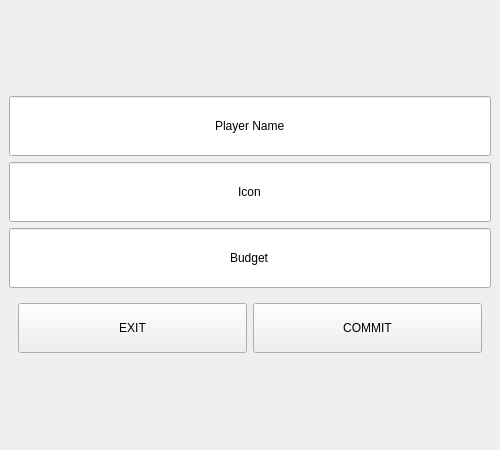
<?xml version="1.0" encoding="UTF-8"?>
<ui version="4.0">
 <class>Form</class>
 <widget class="QMainWindow" name="Form">
  <property name="geometry">
   <rect>
    <x>0</x>
    <y>0</y>
    <width>500</width>
    <height>450</height>
   </rect>
  </property>
  <property name="windowTitle">
   <string>MainWindow</string>
  </property>
  <property name="styleSheet">
   <string notr="true"/>
  </property>
  <widget class="QWidget" name="centralwidget">
   <property name="sizePolicy">
    <sizepolicy hsizetype="MinimumExpanding" vsizetype="MinimumExpanding">
     <horstretch>0</horstretch>
     <verstretch>0</verstretch>
    </sizepolicy>
   </property>
   <property name="font">
    <font/>
   </property>
   <layout class="QGridLayout" name="gridLayout">
    <item row="0" column="0">
     <layout class="QVBoxLayout" name="verticalLayout">
      <item>
       <widget class="QLineEdit" name="Player_Name_Edit">
        <property name="sizePolicy">
         <sizepolicy hsizetype="MinimumExpanding" vsizetype="MinimumExpanding">
          <horstretch>0</horstretch>
          <verstretch>0</verstretch>
         </sizepolicy>
        </property>
        <property name="minimumSize">
         <size>
          <width>0</width>
          <height>50</height>
         </size>
        </property>
        <property name="maximumSize">
         <size>
          <width>16777215</width>
          <height>60</height>
         </size>
        </property>
        <property name="text">
         <string>Player Name</string>
        </property>
        <property name="alignment">
         <set>Qt::AlignCenter</set>
        </property>
       </widget>
      </item>
      <item>
       <widget class="QLineEdit" name="Icon_edit">
        <property name="sizePolicy">
         <sizepolicy hsizetype="MinimumExpanding" vsizetype="MinimumExpanding">
          <horstretch>0</horstretch>
          <verstretch>0</verstretch>
         </sizepolicy>
        </property>
        <property name="minimumSize">
         <size>
          <width>0</width>
          <height>50</height>
         </size>
        </property>
        <property name="maximumSize">
         <size>
          <width>16777215</width>
          <height>60</height>
         </size>
        </property>
        <property name="text">
         <string>Icon</string>
        </property>
        <property name="alignment">
         <set>Qt::AlignCenter</set>
        </property>
       </widget>
      </item>
      <item>
       <widget class="QLineEdit" name="Budget_edit">
        <property name="sizePolicy">
         <sizepolicy hsizetype="MinimumExpanding" vsizetype="MinimumExpanding">
          <horstretch>0</horstretch>
          <verstretch>0</verstretch>
         </sizepolicy>
        </property>
        <property name="minimumSize">
         <size>
          <width>0</width>
          <height>50</height>
         </size>
        </property>
        <property name="maximumSize">
         <size>
          <width>16777215</width>
          <height>60</height>
         </size>
        </property>
        <property name="text">
         <string>Budget</string>
        </property>
        <property name="alignment">
         <set>Qt::AlignCenter</set>
        </property>
       </widget>
      </item>
      <item>
       <widget class="QWidget" name="wdg_buttonContainer" native="true">
        <property name="minimumSize">
         <size>
          <width>0</width>
          <height>50</height>
         </size>
        </property>
        <property name="maximumSize">
         <size>
          <width>16777215</width>
          <height>60</height>
         </size>
        </property>
        <layout class="QHBoxLayout" name="horizontalLayout">
         <item>
          <widget class="QPushButton" name="pushButton_2">
           <property name="sizePolicy">
            <sizepolicy hsizetype="MinimumExpanding" vsizetype="Fixed">
             <horstretch>0</horstretch>
             <verstretch>0</verstretch>
            </sizepolicy>
           </property>
           <property name="minimumSize">
            <size>
             <width>0</width>
             <height>50</height>
            </size>
           </property>
           <property name="maximumSize">
            <size>
             <width>16777215</width>
             <height>60</height>
            </size>
           </property>
           <property name="text">
            <string>EXIT</string>
           </property>
          </widget>
         </item>
         <item>
          <widget class="QPushButton" name="pushButton">
           <property name="sizePolicy">
            <sizepolicy hsizetype="MinimumExpanding" vsizetype="Fixed">
             <horstretch>0</horstretch>
             <verstretch>0</verstretch>
            </sizepolicy>
           </property>
           <property name="minimumSize">
            <size>
             <width>0</width>
             <height>50</height>
            </size>
           </property>
           <property name="maximumSize">
            <size>
             <width>16777215</width>
             <height>60</height>
            </size>
           </property>
           <property name="text">
            <string>COMMIT</string>
           </property>
          </widget>
         </item>
        </layout>
       </widget>
      </item>
     </layout>
    </item>
   </layout>
  </widget>
  <action name="actionQuit">
   <property name="text">
    <string>Quit</string>
   </property>
  </action>
 </widget>
 <resources/>
 <connections/>
 <slots>
  <slot>c()</slot>
  <slot>create_new_player()</slot>
  <slot>exit_new_player()</slot>
 </slots>
</ui>
